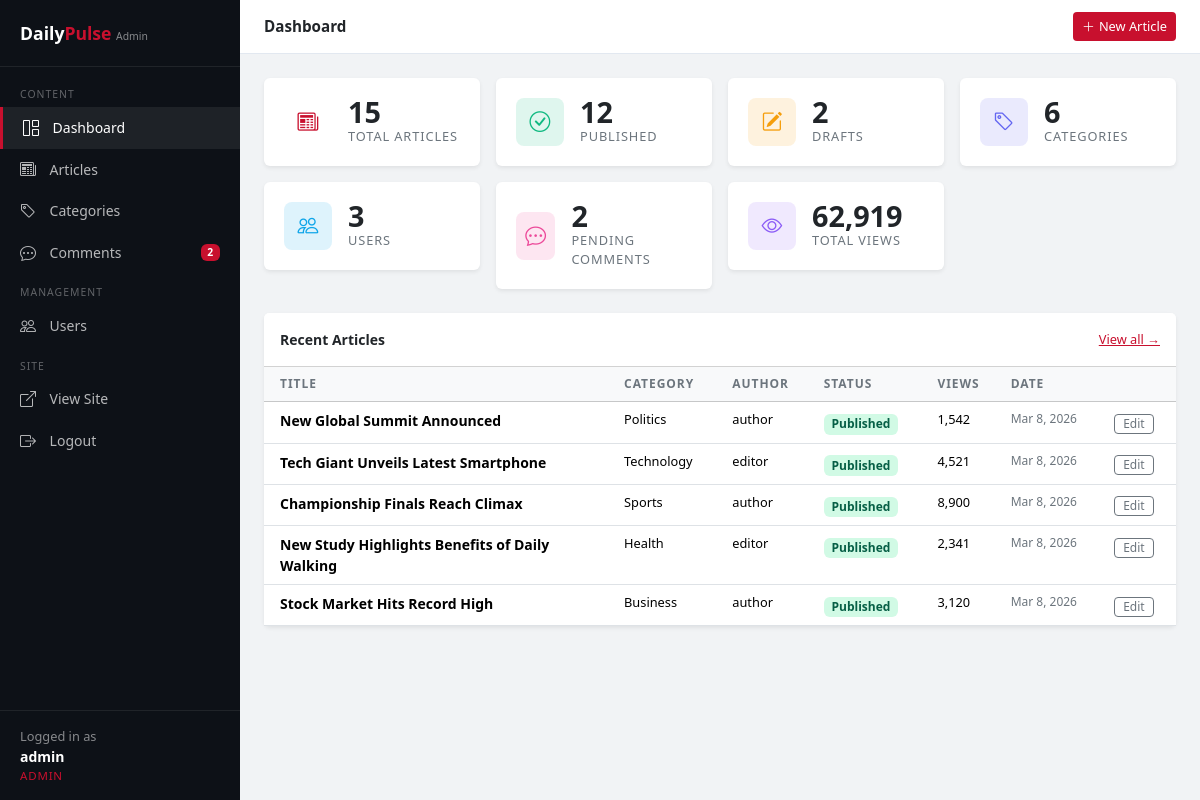
Page /admin/dashboard.php (signed in) on the committed database.
### tables this page shows
CREATE TABLE `articles` (
    `id` INT UNSIGNED AUTO_INCREMENT PRIMARY KEY,
    `title` VARCHAR(255) NOT NULL,
    `slug` VARCHAR(255) NOT NULL UNIQUE,
    `excerpt` TEXT,
    `content` LONGTEXT NOT NULL,
    `image_url` VARCHAR(255),
    `author_id` INT UNSIGNED NOT NULL,
    `category_id` INT UNSIGNED NOT NULL,
    `status` ENUM('draft', 'published', 'archived') NOT NULL DEFAULT 'draft',
    `views` INT UNSIGNED NOT NULL DEFAULT 0,
    `published_at` TIMESTAMP NULL DEFAULT NULL,
    `created_at` TIMESTAMP DEFAULT CURRENT_TIMESTAMP,
    `updated_at` TIMESTAMP DEFAULT CURRENT_TIMESTAMP ON UPDATE CURRENT_TIMESTAMP,
    CONSTRAINT `fk_article_author` FOREIGN KEY (`author_id`) REFERENCES `users` (`id`) ON DELETE RESTRICT ON UPDATE CASCADE,
    CONSTRAINT `fk_article_category` FOREIGN KEY (`category_id`) REFERENCES `categories` (`id`) ON DELETE RESTRICT ON UPDATE CASCADE,
    INDEX `idx_article_slug` (`slug`),
    INDEX `idx_articles_status` (`status`),
    INDEX `idx_articles_author` (`author_id`),
    INDEX `idx_articles_category` (`category_id`)
);

CREATE TABLE `categories` (
    `id` INT UNSIGNED AUTO_INCREMENT PRIMARY KEY,
    `name` VARCHAR(100) NOT NULL,
    `slug` VARCHAR(100) NOT NULL UNIQUE,
    `description` TEXT,
    `created_at` TIMESTAMP DEFAULT CURRENT_TIMESTAMP,
    INDEX `idx_category_slug` (`slug`)
);

CREATE TABLE `users` (
    `id` INT UNSIGNED AUTO_INCREMENT PRIMARY KEY,
    `username` VARCHAR(50) NOT NULL UNIQUE,
    `email` VARCHAR(255) NOT NULL UNIQUE,
    `password_hash` VARCHAR(255) NOT NULL,
    `role` ENUM('admin', 'editor', 'author') NOT NULL DEFAULT 'author',
    `is_active` TINYINT(1) NOT NULL DEFAULT 1,
    `created_at` TIMESTAMP DEFAULT CURRENT_TIMESTAMP,
    `updated_at` TIMESTAMP DEFAULT CURRENT_TIMESTAMP ON UPDATE CURRENT_TIMESTAMP
);

### src/includes/functions.php (called while the page is built, shortened)
<?php
function h(string $s): string {
    return htmlspecialchars($s, ENT_QUOTES | ENT_SUBSTITUTE, 'UTF-8');
}
function format_date(string $datetime, string $format = 'M j, Y'): string {
    return date($format, strtotime($datetime));
}
function admin_get_articles(int $limit = 10, int $offset = 0, string $search = '', string $status = ''): array {
    $db = get_db();
    $params = [];
    $where = [];
    $whereStr = $where ? 'WHERE ' . implode(' AND ', $where) : '';
    $sql = "SELECT a.*, c.name AS category_name, u.username AS author_name
            FROM articles a
            JOIN categories c ON a.category_id = c.id
            JOIN users u ON a.author_id = u.id
            $whereStr
            ORDER BY a.created_at DESC LIMIT ? OFFSET ?";
    $params[] = $limit;
    $params[] = $offset;
    $stmt = $db->prepare($sql);
    $stmt->execute($params);
    return $stmt->fetchAll();
}
function get_dashboard_stats(): array {
    $db = get_db();
    return [
        'total_articles'   => (int) $db->query('SELECT COUNT(*) FROM articles')->fetchColumn(),
        'published'        => (int) $db->query('SELECT COUNT(*) FROM articles WHERE status = "published"')->fetchColumn(),
        'draft'            => (int) $db->query('SELECT COUNT(*) FROM articles WHERE status = "draft"')->fetchColumn(),
        'total_categories' => (int) $db->query('SELECT COUNT(*) FROM categories')->fetchColumn(),
        'total_users'      => (int) $db->query('SELECT COUNT(*) FROM users')->fetchColumn(),
        'pending_comments' => (int) $db->query('SELECT COUNT(*) FROM comments WHERE is_approved = 0')->fetchColumn(),
        'total_views'      => (int) $db->query('SELECT COALESCE(SUM(views), 0) FROM articles')->fetchColumn(),
    ];
}

### src/admin/dashboard.php (the view, shortened to what this page needs)
<?php
require_once __DIR__ . '/../includes/functions.php';
$stats      = get_dashboard_stats();
$recent     = admin_get_articles(5, 0);
require __DIR__ . '/admin_header.php';
?>
<div class="row g-3 mb-4">
    <?php
    $cards = [
        ['bi-newspaper',   'var(--accent)',  $stats['total_articles'],   'Total Articles'],
        ['bi-check-circle','#10b981',        $stats['published'],        'Published'],
        ['bi-pencil-square','#f59e0b',       $stats['draft'],            'Drafts'],
        ['bi-tag',         '#6366f1',        $stats['total_categories'], 'Categories'],
        ['bi-people',      '#0ea5e9',        $stats['total_users'],      'Users'],
        ['bi-chat-dots',   '#ec4899',        $stats['pending_comments'], 'Pending Comments'],
        ['bi-eye',         '#8b5cf6',        number_format($stats['total_views']), 'Total Views'],
    ];
    foreach ($cards as $c): ?>
    <div class="col-6 col-md-4 col-xl-3">
        <div class="stat-card shadow-sm">
            <div class="d-flex align-items-center gap-3">
                <div class="stat-icon" style="background:<?= $c[1] ?>22;">
                    <i class="bi <?= $c[0] ?>" style="color:<?= $c[1] ?>;"></i>
                </div>
                <div>
                    <div class="stat-value"><?= $c[2] ?></div>
                    <div class="stat-label"><?= $c[3] ?></div>
                </div>
            </div>
        </div>
    </div>
    <?php endforeach; ?>
</div>
<div class="row g-3">
    <div class="col-12">
        <div class="card border-0 shadow-sm">
            <div class="card-header bg-white d-flex justify-content-between align-items-center py-3">
                <strong style="font-size:.875rem;">Recent Articles</strong>
                <a href="<?= SITE_URL ?>/src/admin/articles.php" style="font-size:.8rem;color:var(--accent);">View all →</a>
            </div>
            <div class="card-body p-0">
                <table class="table admin-table mb-0">
                    <thead class="table-light">
                        <tr>
                            <th class="ps-3">Title</th>
                            <th>Category</th>
                            <th>Author</th>
                            <th>Status</th>
                            <th>Views</th>
                            <th>Date</th>
                            <th></th>
                        </tr>
                    </thead>
                    <tbody>
                        <?php foreach ($recent as $a): ?>
                        <tr>
                            <td class="ps-3" style="font-size:.875rem;max-width:280px;">
                                <strong><?= h(substr($a['title'], 0, 55)) ?><?= strlen($a['title']) > 55 ? '…' : '' ?></strong>
                            </td>
                            <td style="font-size:.8rem;"><?= h($a['category_name']) ?></td>
                            <td style="font-size:.8rem;"><?= h($a['author_name']) ?></td>
                            <td>
                                <span class="badge badge-<?= h($a['status']) ?>"><?= ucfirst($a['status']) ?></span>
                            </td>
                            <td style="font-size:.8rem;"><?= number_format($a['views']) ?></td>
                            <td style="font-size:.75rem;color:#6c757d;"><?= format_date($a['created_at']) ?></td>
                            <td>
                                <a href="<?= SITE_URL ?>/src/admin/article_edit.php?id=<?= $a['id'] ?>" class="btn btn-sm btn-outline-secondary py-0 px-2" style="font-size:.75rem;">Edit</a>
                            </td>
                        </tr>
                        <?php endforeach; ?>
                    </tbody>
                </table>
            </div>
        </div>
    </div>
</div>
<?php require __DIR__ . '/admin_footer.php'; ?>

### src/admin/admin_header.php (style rules this page uses)
:root { --sidebar-w: 240px; --ink: #0d1117; --accent: #c8102e; --sans: 'Segoe UI', system-ui, sans-serif; }
body { font-family: var(--sans); background: #f1f3f5; }
.stat-card { background: #fff; border-radius: 6px; padding: 1.25rem; border: none; }
.stat-card .stat-icon { width: 48px; height: 48px; border-radius: 8px; display: flex; align-items: center; justify-content: center; font-size: 1.3rem; }
.stat-card .stat-value { font-size: 1.8rem; font-weight: 800; line-height: 1; }
.stat-card .stat-label { font-size: .8rem; color: #6c757d; text-transform: uppercase; letter-spacing: .07em; }
.admin-table th { font-size: .75rem; text-transform: uppercase; letter-spacing: .08em; font-weight: 600; color: #6c757d; border-top: none; }
.badge-published { background: #d1fae5; color: #065f46; }

### rows in the picture
articles: title "New Global Summit Announced", category.name "Politics", author.username "author", status "Published", views "1,542", created_at "Mar 8, 2026"
articles: title "Tech Giant Unveils Latest Smartphone", category.name "Technology", author.username "editor", status "Published", views "4,521", created_at "Mar 8, 2026"
articles: title "Championship Finals Reach Climax", category.name "Sports", author.username "author", status "Published", views "8,900", created_at "Mar 8, 2026"
articles: title "New Study Highlights Benefits of Daily Walking", category.name "Health", author.username "editor", status "Published", views "2,341", created_at "Mar 8, 2026"
articles: title "Stock Market Hits Record High", category.name "Business", author.username "author", status "Published", views "3,120", created_at "Mar 8, 2026"

### other values in the picture
$pending "2"
$u['username'] "admin"
$u['role'] "ADMIN"
$page_title "Dashboard"
$c[2] "15"
$c[3] "TOTAL ARTICLES"
$c[2] "12"
$c[3] "PUBLISHED"
$c[2] "2"
$c[3] "DRAFTS"
$c[2] "6"
$c[3] "CATEGORIES"
$c[2] "3"
$c[3] "USERS"
$c[3] "PENDING COMMENTS"
